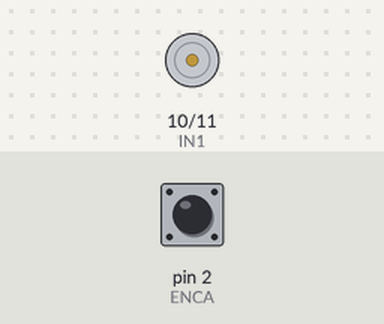
Bench run of a sketch on a simulated Arduino Uno, built with avr-gcc and run on an emulated ATmega328P. Shown: motor-driver pin pairs drawn as motors (green arrow = first pin HIGH = forward, orange = second pin HIGH = backward, longer = more drive, scaled by the enable pin). The inputs (shaded band) are chosen by the test bench; at power-on: pin 2 (ENCA) HIGH. What the sketch prints to the serial monitor is not drawn.

Above: at 0.1 s.
At 4.6 s:
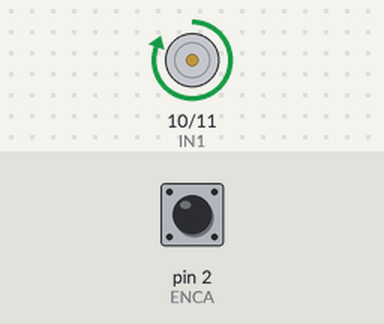
Timing chart, 0 to 6.1 s (numbered marks = the images above):
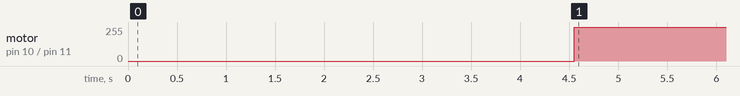

Measured:
- by itself, motor on pin 10 (IN1) / pin 11 (IN2): stopped → forward 255/255 at 4.6 s

The sketch:

pid_DC.ino
```cpp
// This alternate version of the code does not require
// atomic.h. Instead, interrupts() and noInterrupts()
// are used. Please use this code if your
// platform does not support ATOMIC_BLOCK.

// Pins
#define ENCA 2
#define ENCB 3
#define PWM 9
#define IN1 10
#define IN2 11

// globals
long prevT = 0;
int posPrev = 0;
// Use the "volatile" directive for variables
// used in an interrupt
volatile int pos_i = 0;
volatile float velocity_i = 0;
volatile long prevT_i = 0;

float v1Filt = 0;
float v1Prev = 0;
float v2Filt = 0;
float v2Prev = 0;

float eintegral = 0;
float integralLimit = 255; // Limit the integral term


void setup() {
  delay(4550);
  Serial.begin(115200);

  pinMode(ENCA,INPUT);
  pinMode(ENCB,INPUT);
  pinMode(PWM,OUTPUT);
  pinMode(IN1,OUTPUT);
  pinMode(IN2,OUTPUT);

  attachInterrupt(digitalPinToInterrupt(ENCA),
                  readEncoder,RISING);
}

void loop() {

  // read the position and velocity
  int pos = 0;
  float velocity2 = 0;
  noInterrupts(); // disable interrupts temporarily while reading
  pos = pos_i;
  velocity2 = velocity_i;
  interrupts(); // turn interrupts back on

  // Compute velocity with method 1
  long currT = micros();
  float deltaT = ((float) (currT-prevT))/1.0e6;
  float velocity1 = (pos - posPrev)/deltaT;
  posPrev = pos;
  prevT = currT;

  // Convert count/s to RPM
  float v1 = velocity1/341.2*60.0;
  float v2 = velocity2/341.2*60.0;

  // Low-pass filter (25 Hz cutoff)
  v1Filt = 0.854*v1Filt + 0.0728*v1 + 0.0728*v1Prev;
  v1Prev = v1;
  v2Filt = 0.854*v2Filt + 0.0728*v2 + 0.0728*v2Prev;
  v2Prev = v2;

  // Set a target
  float vt = 150;

  // Compute the control signal u
  float kp = 5;
  float ki = 0.4;
  float e = vt-v1Filt;
  eintegral = eintegral + e*deltaT;

// Apply anti-windup to the integral term
  if (eintegral > integralLimit) {
    eintegral = integralLimit;
  } else if (eintegral < -integralLimit) {
    eintegral = -integralLimit;
  }

  float u = kp*e + ki*eintegral;

  // Set the motor speed and direction
  int dir = 1;
  if (u<0){
    dir = -1;
  }
  int pwr = (int) fabs(u);
  if(pwr > 255){
    pwr = 255;
  }
  setMotor(dir,pwr,PWM,IN1,IN2);

  Serial.print(vt);
  Serial.print(" ");
  Serial.print(eintegral);
  Serial.print(" ");
  Serial.print(v2Filt);
  Serial.println();
  delay(1);

}
void setMotor(int dir, int pwmVal, int pwm, int in1, int in2){
  analogWrite(pwm,pwmVal); // Motor speed
  if(dir == 1){
    // Turn one way
    digitalWrite(in1,HIGH);
    digitalWrite(in2,LOW);
  }
  else if(dir == -1){
    // Turn the other way
    digitalWrite(in1,LOW);
    digitalWrite(in2,HIGH);
  }
  else{
    // Or dont turn
    digitalWrite(in1,LOW);
    digitalWrite(in2,LOW);
  }
}

void readEncoder(){
  // Read encoder B when ENCA rises
  int b = digitalRead(ENCB);
  int increment = 0;
  if(b>0){
    // If B is high, increment forward
    increment = -1;
  }
  else{
    // Otherwise, increment backward
    increment = 1;
  }
  pos_i = pos_i + increment;

  // Compute velocity with method 2
  long currT = micros();
  float deltaT = ((float) (currT - prevT_i))/1.0e6;
  velocity_i = increment/deltaT;
  prevT_i = currT;
}
```
